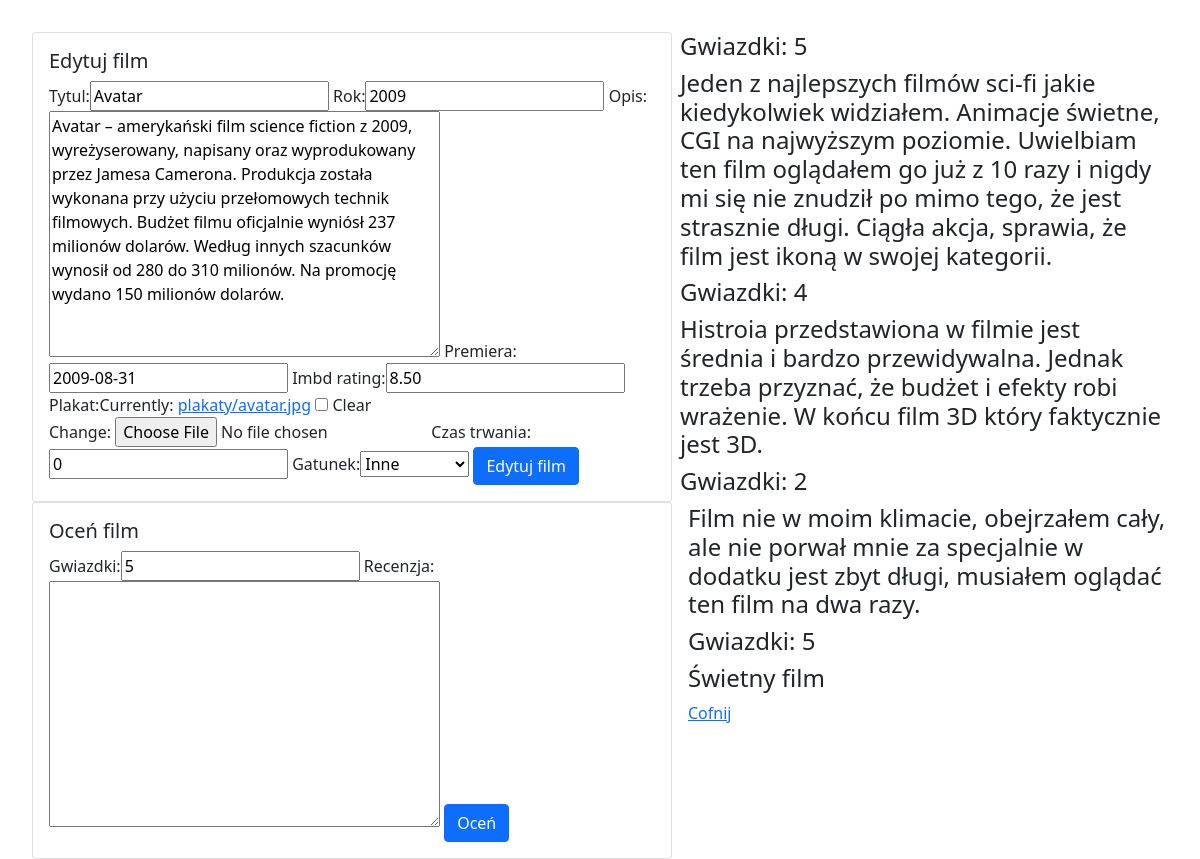
Screenshot of /filmy/edytuj/5/ (signed in) with the database file from the repository.
### filmyweb/models.py (models this page shows, shortened)
class Film(models.Model):
    tytul = models.CharField(max_length=64, blank=False , unique=True)
    rok = models.PositiveSmallIntegerField(default=2000)
    opis = models.TextField(default="")
    premiera = models.DateField(null=True , blank=True)
    imbd_rating = models.DecimalField(max_digits=4, decimal_places=2, null=True , blank=True)
    plakat = models.ImageField(upload_to="plakaty" , null=True , blank=True,)
    dodatkowe = models.OneToOneField(DodatkoweInfo, on_delete=models.CASCADE, null=True , blank=True)

class Ocena(models.Model):
    recenzja = models.TextField(default="", blank=True)
    gwiazdki = models.PositiveSmallIntegerField(default=5)
    film = models.ForeignKey(Film, on_delete=models.CASCADE)

### filmyweb/views.py (the view)
# urls.py: path('edytuj/<int:id>/', edytuj_film, name="edytuj_film"),
@login_required
def edytuj_film(request, id):
    film = get_object_or_404(Film, pk=id)
    oceny = Ocena.objects.filter(film=film)
    try:
        dodatkowe = DodatkoweInfo.objects.get(film=film.id)
    except DodatkoweInfo.DoesNotExist:
        dodatkowe = None
    form_film = FilmForm(request.POST or None, request.FILES or None, instance=film)
    form_dodatkowe = DodatkoweInfoForm(request.POST or None, instance=dodatkowe)
    form_ocena = OcenaForm(request.POST or None)
    if request.method == 'POST':
        if 'gwiazdki' in request.POST:
            ocena = form_ocena.save(commit=False)
            ocena.film = film
            ocena.save()
    if all((form_film.is_valid(), form_dodatkowe.is_valid())):
        film = form_film.save(commit=False)
        dodatkowe = form_dodatkowe.save()
        film.dodatkowe = dodatkowe
        film.save()
        return redirect(wszystkie_filmy)
    return render(request, 'film_form.html', {'form': form_film, 'form_dodatkowe': form_dodatkowe, 'oceny': oceny, 'form_ocena':form_ocena,'nowy': False })

### filmyweb/forms.py
class FilmForm(ModelForm):
    class Meta:
        model = Film
        fields = ['tytul', 'rok', 'opis', 'premiera', 'imbd_rating', 'plakat']

class DodatkoweInfoForm(ModelForm):
    class Meta:
        model = DodatkoweInfo
        fields = ['czas_trwania', 'gatunek']

### templates/film_form.html (shortened to what this page needs)
{% extends 'glowny.html' %}
{% load bootstrap %}
{% block strona %}
    <div class="card" style="width: 40rem; float: left; margin-right: 0.5rem;">
        <div class="card-body">
            {% if nowy %}
                <h5 class="card-title">Nowy film</h5>
            {% else %}
                <h5 class="card-title">Edytuj film</h5>
            {% endif %}
            <form method="post" enctype="multipart/form-data">
            {{ form|bootstrap }}
            {{ form_dodatkowe|bootstrap }}
                {% if nowy %}
                    <button type="submit" class="btn btn-primary">Nowy film</button>
                {% else %}
                    <button type="submit" class="btn btn-primary">Edytuj film</button>
                {% endif %}
            </form>
        </div>
    </div>
    <div class="card" style="width: 40rem; float: left; margin-right: 1rem;">
        <div class="card-body">
            <h5 class="card-title">Oceń film</h5>
            <form method="post" enctype="multipart/form-data">
            {{ form_ocena|bootstrap }}
                <button type="submit" class="btn btn-primary">Oceń</button>
            </form>
        </div>
    </div>
    {% for ocena in oceny %}
        <h4>Gwiazdki: {{ ocena.gwiazdki }}</h4>
        <h4>{{ ocena.recenzja }}</h4>
    {% endfor %}
    <a href="{% url 'wszystkie_filmy' %}">Cofnij</a>
{% endblock %}

### filmyweb/static/nowy.css (style rules this page uses)
body { padding: 2rem; }
.card { width: 40rem; }

### rows the page displays
Film: tytul "Avatar", rok "2009", opis "Avatar – amerykański film science fiction z 2009, wyreżyserowany, napisany oraz wyprodukowany przez Jamesa Camerona. Produkcja została wykonana przy użyciu przełomowych technik filmowych. Budżet filmu oficjalnie wyniósł 237 milionów dolarów. Według innych szacunków wynosił od 280 do 310 milionów. Na promocję wydano 150 milionów dolarów.", premiera "2009-08-31", imbd_rating "8.50"
Ocena: gwiazdki "5", recenzja "Jeden z najlepszych filmów sci-fi jakie kiedykolwiek widziałem. Animacje świetne, CGI na najwyższym poziomie. Uwielbiam ten film oglądałem go już z 10 razy i nigdy mi się nie znudził po mimo tego, że jest strasznie długi. Ciągła akcja, sprawia, że film jest ikoną w swojej kategorii."
Ocena: gwiazdki "4", recenzja "Histroia przedstawiona w filmie jest średnia i bardzo przewidywalna. Jednak trzeba przyznać, że budżet i efekty robi wrażenie. W końcu film 3D który faktycznie jest 3D."
Ocena: gwiazdki "2", recenzja "Film nie w moim klimacie, obejrzałem cały, ale nie porwał mnie za specjalnie w dodatku jest zbyt długi, musiałem oglądać ten film na dwa razy."
Ocena: gwiazdki "5", recenzja "Świetny film"
